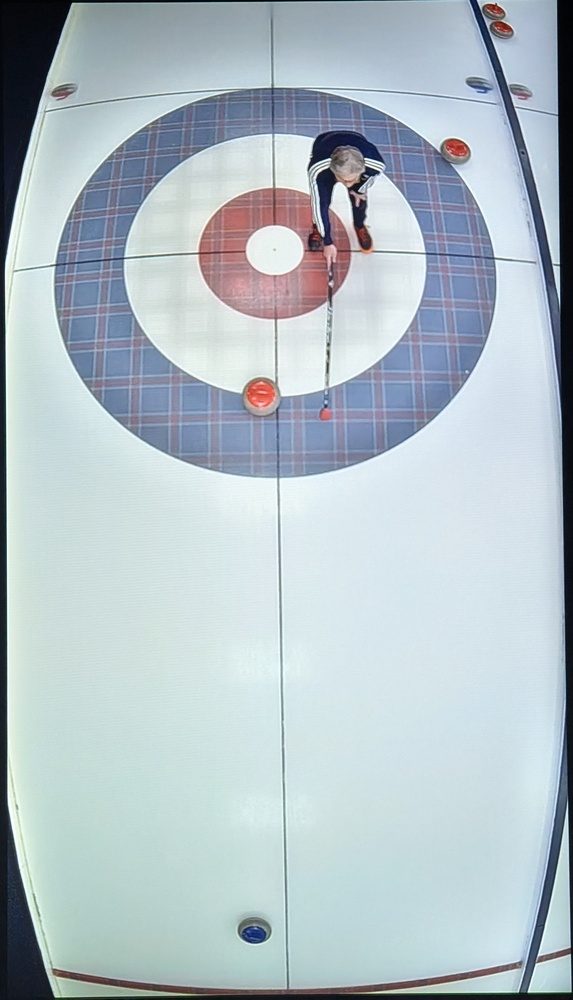
#> input picture sample_sheet.jpg, 573 x 1000 px, shrunk from 2063 x 3600 before the run
$ python -i auto_calibration.py   (imports and definitions only)
#> lines starting #> are read from the running program, lines starting #| are printed output that depends on the picture; after the words box and inside, x2 and y2 are one past the last pixel; in counts of white or black regions, pixels touching at a corner belong together
from __future__ import annotations

from dataclasses import dataclass
from typing import Dict, List, Sequence, Tuple

import cv2
import numpy as np

from .calibration_pipeline import CalibrationComputationError

PointList = List[Tuple[int, int]]

# World Curling Federation sheet dimensions (feet)
SHEET_WIDTH_FT = 14.5
SHEET_LENGTH_FT = 146.0
BACKLINE_OFFSET_FT = 10.0
TEELINE_OFFSET_FT = 16.0
HOGLINE_OFFSET_FT = 37.0
HOUSE_RADII_FT = [
    ("12ft", 6.0),
    ("8ft", 4.0),
    ("4ft", 2.0),
    ("button", 0.5),
]

@dataclass
class AutoCalibrationResult:
    lines: List[PointList]
    features: Dict[str, object]


def generate_auto_calibration(image_path: str) -> AutoCalibrationResult:
#> called with image_path = '../sample_sheet.jpg'
    image = cv2.imread(image_path)
#> image is the input picture: shape (1000, 573, 3); mean B, G, R 197.9, 191.2, 177.6
    if image is None:
        raise CalibrationComputationError(f"Unable to read calibration image at {image_path}")

    corners = _detect_sheet_corners(image)
    homography = _build_homography(corners)

    reference_lines = _build_reference_lines(homography)
    features = _summarize_features(corners, homography, reference_lines)

    return AutoCalibrationResult(lines=list(reference_lines.values()), features=features)


def _detect_sheet_corners(image: np.ndarray) -> np.ndarray:
    gray = cv2.cvtColor(image, cv2.COLOR_BGR2GRAY)
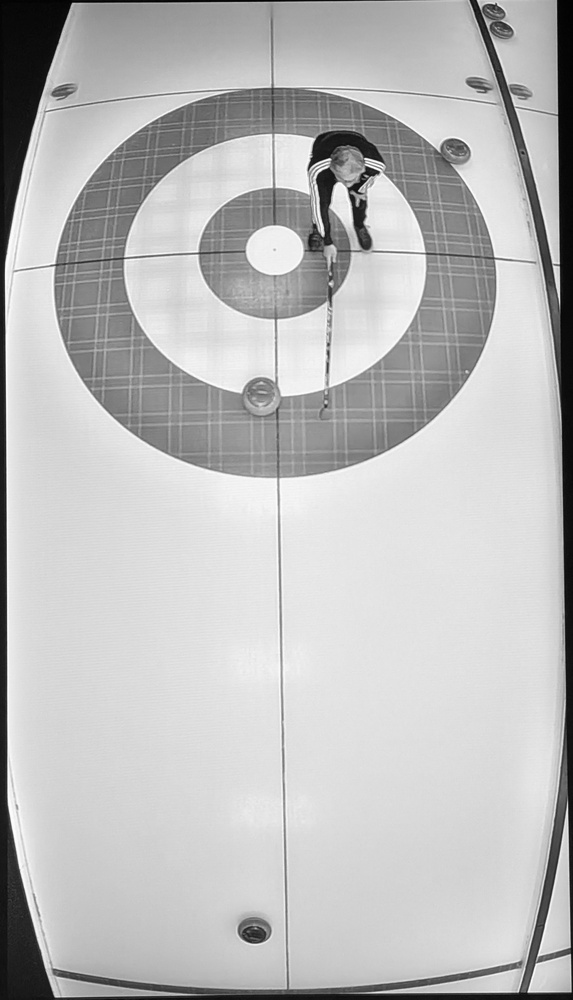
#> gray: shape (1000, 573); min 1, max 255, mean 187.9
    blurred = cv2.GaussianBlur(gray, (5, 5), 0)
    edges = cv2.Canny(blurred, 25, 75)
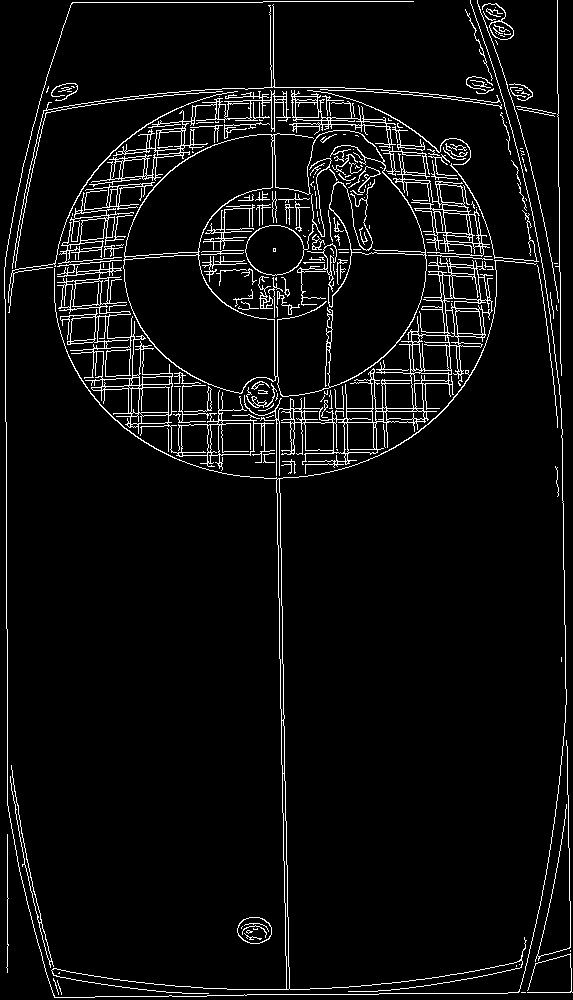
#> edges: shape (1000, 573); 5.4% white in thin lines or dots

    contours, _ = cv2.findContours(edges, cv2.RETR_EXTERNAL, cv2.CHAIN_APPROX_SIMPLE)
#> contours = 122 contours, 101 with area under 20; largest, box (x1, y1, x2, y2) and area: (123, 130, 427, 397) 61066, (244, 258, 493, 476) 10074, (57, 260, 275, 471) 8402, (89, 90, 291, 187) 2409, (381, 146, 490, 257) 2282
    if not contours:
        raise CalibrationComputationError("Unable to find sheet outline in calibration image")

    contours = sorted(contours, key=cv2.contourArea, reverse=True)
    for contour in contours:
        perimeter = cv2.arcLength(contour, True)
        approx = cv2.approxPolyDP(contour, 0.02 * perimeter, True)
        if len(approx) == 4:
            return _order_points(approx.reshape(4, 2).astype(np.float32))
#> this loop made 2 passes
#> perimeter on pass 1: 1185
#> (perimeter, approx, s in _order_points, diff in _order_points) on pass 2: (3578.1, [[482, 261], [381, 408], [244, 395], [276, 475]], [743, 789, 639, 751], [-221, 27, 151, 199])
#> in generate_auto_calibration, `corners = _detect_sheet_corners(image)`: corners = [[244, 395], [482, 261], [381, 408], [276, 475]]
#> in generate_auto_calibration, `homography = _build_homography(corners)`: homography = [[23.61, 3.01, 244], [-5.35, 5.35, 395], [0.0149, 0.0101, 1]]

    rect = cv2.minAreaRect(contours[0])
    box = cv2.boxPoints(rect)
    return _order_points(box.astype(np.float32))


def _order_points(points: np.ndarray) -> np.ndarray:
    ordered = np.zeros((4, 2), dtype=np.float32)
    s = points.sum(axis=1)
    diff = np.diff(points, axis=1)

    ordered[0] = points[np.argmin(s)]  # top-left
    ordered[2] = points[np.argmax(s)]  # bottom-right
    ordered[1] = points[np.argmin(diff)]  # top-right
    ordered[3] = points[np.argmax(diff)]  # bottom-left
    return ordered


def _build_homography(corners: np.ndarray) -> np.ndarray:
    canonical = np.array(
        [
            [0.0, 0.0],
            [SHEET_WIDTH_FT, 0.0],
            [SHEET_WIDTH_FT, SHEET_LENGTH_FT],
            [0.0, SHEET_LENGTH_FT],
        ],
        dtype=np.float32,
    )
    return cv2.getPerspectiveTransform(canonical, corners)


def _build_reference_lines(homography: np.ndarray) -> Dict[str, PointList]:
    lines: Dict[str, PointList] = {}
    center_x = SHEET_WIDTH_FT / 2.0
    lines["center_line"] = _vertical_line(homography, center_x)

    lines["hog_far"] = _horizontal_line(homography, HOGLINE_OFFSET_FT)
    lines["hog_near"] = _horizontal_line(homography, SHEET_LENGTH_FT - HOGLINE_OFFSET_FT)

    lines["tee_far"] = _horizontal_line(homography, TEELINE_OFFSET_FT)
    lines["tee_near"] = _horizontal_line(homography, SHEET_LENGTH_FT - TEELINE_OFFSET_FT)

    lines["back_far"] = _horizontal_line(homography, BACKLINE_OFFSET_FT)
    lines["back_near"] = _horizontal_line(homography, SHEET_LENGTH_FT - BACKLINE_OFFSET_FT)
    return lines


def _vertical_line(homography: np.ndarray, x_ft: float, samples: int = 200) -> PointList:
    ys = np.linspace(0.0, SHEET_LENGTH_FT, samples)
    canonical = np.column_stack([np.full_like(ys, x_ft), ys])
    return _project_to_points(homography, canonical)


def _horizontal_line(homography: np.ndarray, y_ft: float, samples: int = 160) -> PointList:
    xs = np.linspace(0.0, SHEET_WIDTH_FT, samples)
    canonical = np.column_stack([xs, np.full_like(xs, y_ft)])
    return _project_to_points(homography, canonical)


def _project_to_points(homography: np.ndarray, canonical_points: np.ndarray) -> PointList:
    pts = canonical_points.astype(np.float32).reshape(-1, 1, 2)
    projected = cv2.perspectiveTransform(pts, homography).reshape(-1, 2)
#> projected = 200 pairs, first value 330.7 to 374.6, second value 321.5 to 440.1
    rounded = np.rint(projected).astype(int)
#> rounded = 200 pairs, first value 331 to 375, second value 321 to 440
#> in generate_auto_calibration, `reference_lines = _build_reference_lines(homography)`: reference_lines = 7 items
    return [(int(pt[0]), int(pt[1])) for pt in rounded]


def _line_endpoints(points: Sequence[Tuple[int, int]]) -> Dict[str, List[int]]:
    return {
        "start": [int(points[0][0]), int(points[0][1])],
        "end": [int(points[-1][0]), int(points[-1][1])],
    }


def _summarize_features(
    corners: np.ndarray,
    homography: np.ndarray,
    lines: Dict[str, PointList],
) -> Dict[str, object]:
    features: Dict[str, object] = {
        "sheet_corners": corners.round().astype(int).tolist(),
        "center_line": _line_endpoints(lines["center_line"]),
        "hog_lines": {
            "far": _line_endpoints(lines["hog_far"]),
            "near": _line_endpoints(lines["hog_near"]),
        },
        "tee_lines": {
            "far": _line_endpoints(lines["tee_far"]),
            "near": _line_endpoints(lines["tee_near"]),
        },
        "back_lines": {
            "far": _line_endpoints(lines["back_far"]),
            "near": _line_endpoints(lines["back_near"]),
        },
    }

    house_features = []
    for end_label, center_y in ("far", TEELINE_OFFSET_FT), ("near", SHEET_LENGTH_FT - TEELINE_OFFSET_FT):
        center_pt = _project_to_points(
            homography,
            np.array([[SHEET_WIDTH_FT / 2.0, center_y]], dtype=np.float32),
        )[0]
        for name, radius_ft in HOUSE_RADII_FT:
            edge_point = _project_to_points(
                homography,
                np.array([[SHEET_WIDTH_FT / 2.0 + radius_ft, center_y]], dtype=np.float32),
            )[0]
            radius_px = int(round(float(np.linalg.norm(np.array(center_pt) - np.array(edge_point)))))
            house_features.append(
                {
                    "end": end_label,
                    "name": name,
                    "center": [int(center_pt[0]), int(center_pt[1])],
                    "radius_px": radius_px,
                }
            )
#> this loop made 2 passes
#> center_pt on passes 1 to 2: (365, 348), (333, 434)
#> after the loop, house_features = 8 items
    features["house_circles"] = house_features
    return features

>>> result = generate_auto_calibration('../sample_sheet.jpg')
#> in generate_auto_calibration, `features = _summarize_features(corners, homography, reference_lines)`: features = 6 items

$ run again, on undist_best.jpg
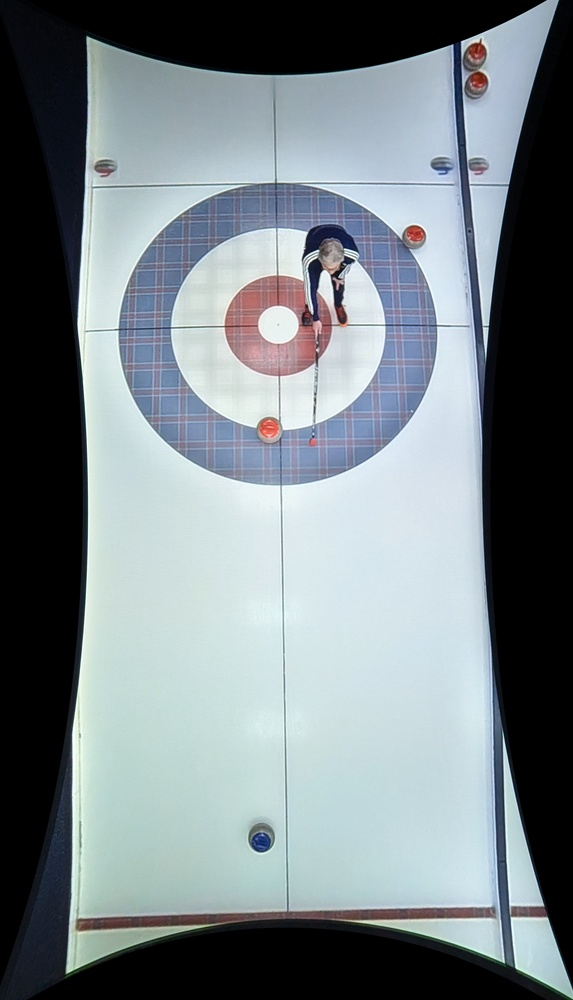
#> input picture undist_best.jpg, 573 x 1000 px, shrunk from 2063 x 3600 before the run
#> in generate_auto_calibration, image is the input picture: shape (1000, 573, 3); mean B, G, R 134.9, 130.3, 120.3
#> in _detect_sheet_corners, `gray = cv2.cvtColor(image, cv2.COLOR_BGR2GRAY)`:
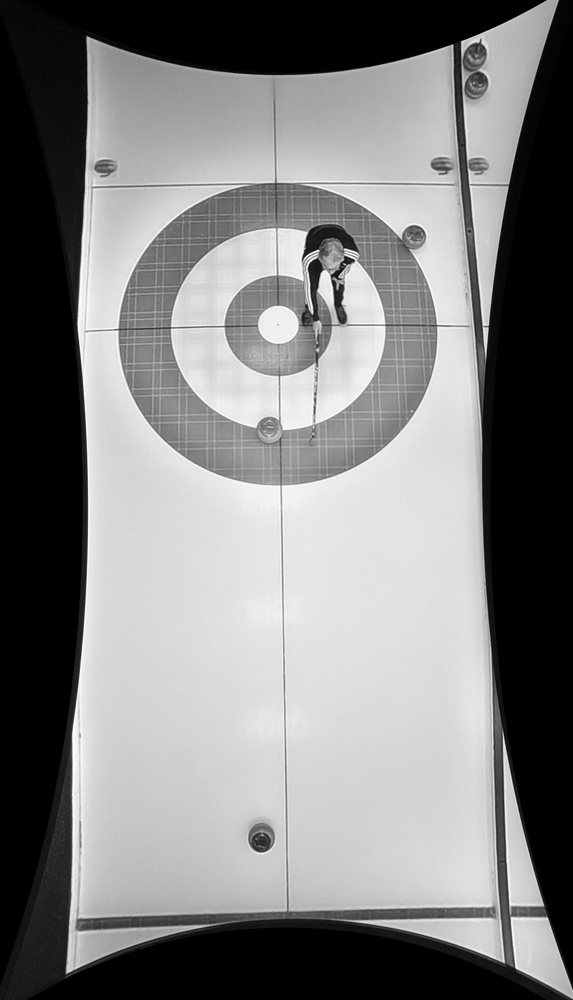
#> gray: shape (1000, 573); min 0, max 255, mean 127.8
#> in _detect_sheet_corners, `edges = cv2.Canny(blurred, 25, 75)`:
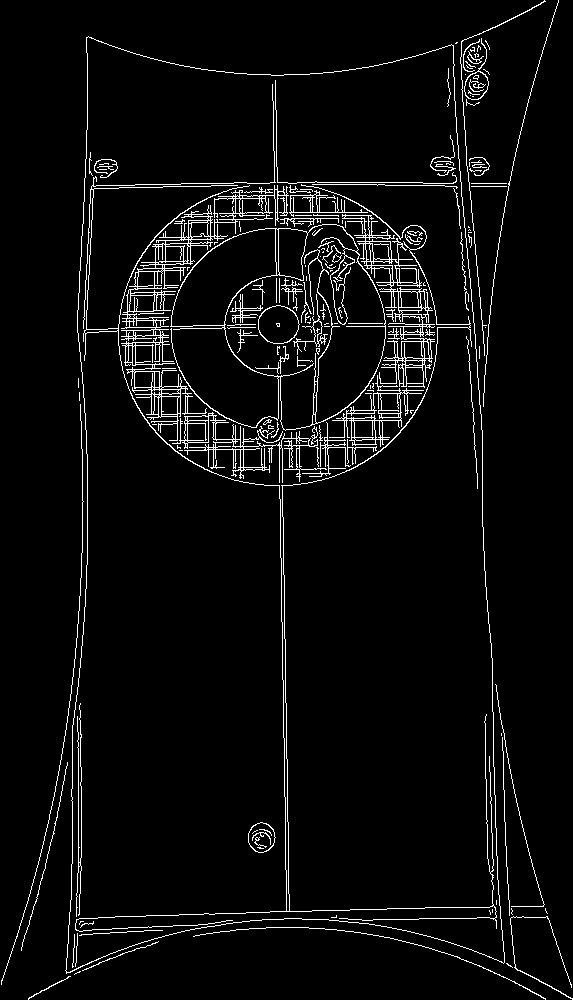
#> edges: shape (1000, 573); 4.4% white in thin lines or dots
#> contours = 44 contours, 38 with area under 20; largest, box (x1, y1, x2, y2) and area: (65, 36, 505, 974) 348705, (464, 38, 489, 100) 528, (467, 51, 484, 64) 58, (510, 916, 573, 1000) 34, (460, 0, 546, 356) 34, (193, 927, 546, 1000) 26
#> the loop in _detect_sheet_corners, `for contour in contours:` made 1 pass
#> (perimeter, approx, s in _order_points, diff in _order_points) on pass 1: (2771.5, [[88, 36], [66, 973], [503, 963], [453, 45]], [124, 1039, 1466, 498], [-52, 907, 460, -408])
#> corners = [[88, 36], [453, 45], [503, 963], [66, 973]]
#> homography = [[25.76, -0.226, 88], [0.679, 5.31, 36], [0.0013, -0.00114, 1]]
#> projected = 200 pairs, first value 272.2 to 286.9, second value 40.54 to 967.9
#> rounded = 200 pairs, first value 272 to 287, second value 41 to 968
#> reference_lines = 7 items
#> the loop in _summarize_features, `for end_label, center_y in ("far", TEELINE_OFFSET_FT), ("near", SHEET_..` made 2 passes
#> center_pt on passes 1 to 2: (274, 127), (285, 849)
#> after the loop in _summarize_features, `for end_label, center_y in ("far", TEELINE_OFFSET_FT), ("near", SHEET_..`: house_features = 8 items
#> features = 6 items

$ run again, on undistort_grid.jpg
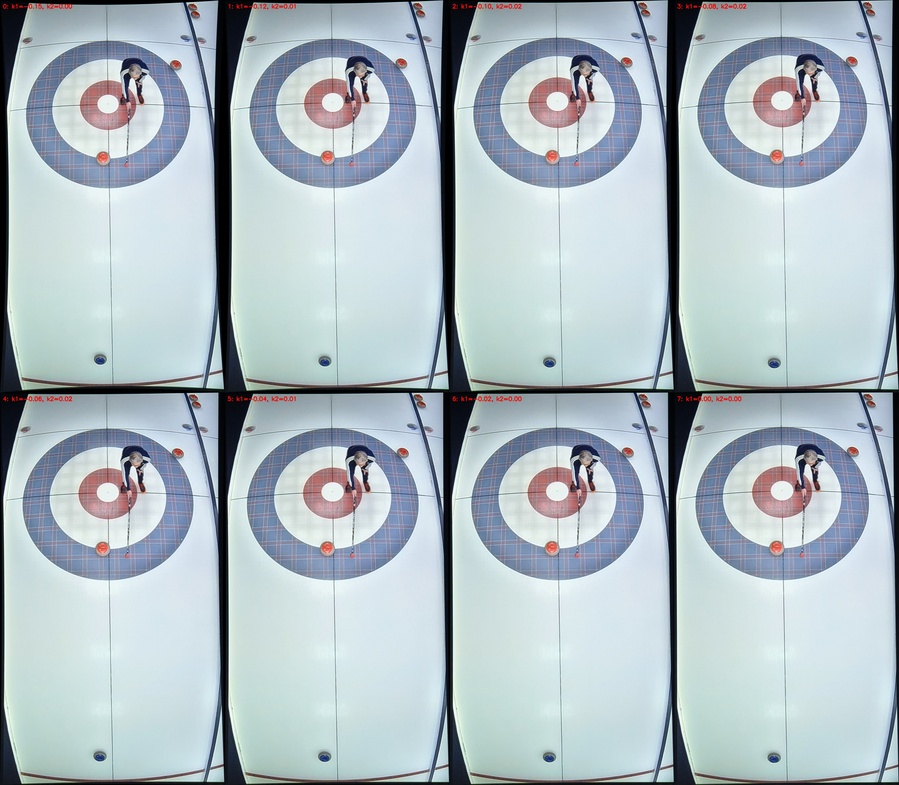
#> input picture undistort_grid.jpg, 899 x 785 px, shrunk from 3300 x 2880 before the run
#> in generate_auto_calibration, image is the input picture: shape (785, 899, 3); mean B, G, R 193.1, 186.6, 173.5
#> in _detect_sheet_corners, `gray = cv2.cvtColor(image, cv2.COLOR_BGR2GRAY)`:
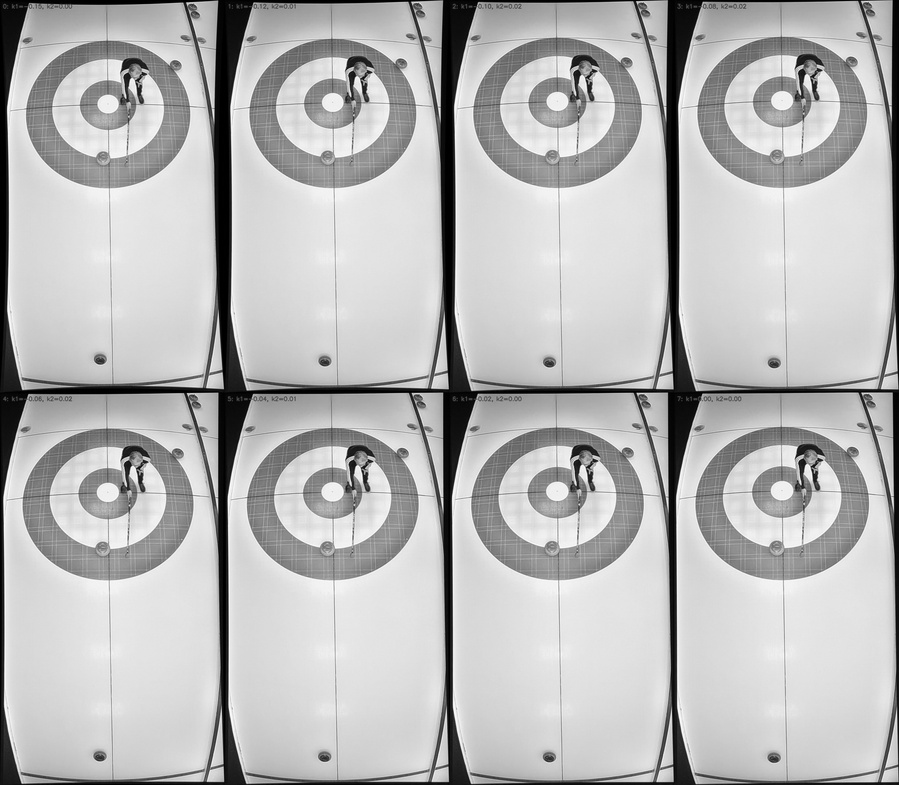
#> gray: shape (785, 899); min 0, max 255, mean 183.4
#> in _detect_sheet_corners, `edges = cv2.Canny(blurred, 25, 75)`:
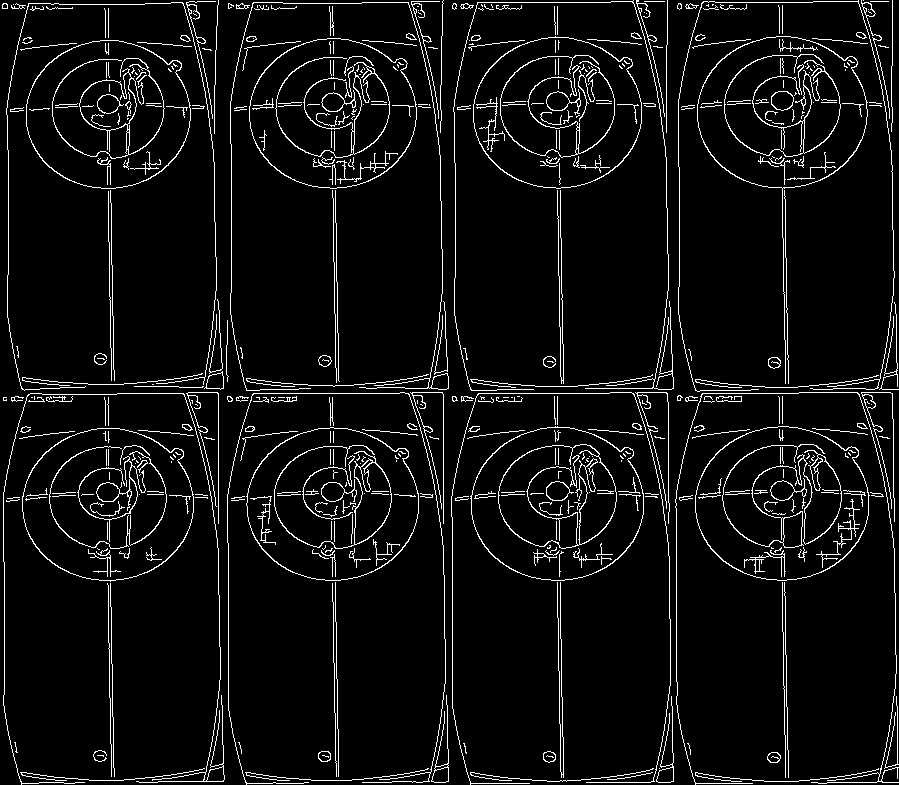
#> edges: shape (785, 899); 5.8% white in thin lines or dots
#> contours = 227 contours, 188 with area under 20; largest, box (x1, y1, x2, y2) and area: (695, 426, 870, 581) 21048, (470, 426, 644, 581) 20846, (246, 427, 419, 581) 20687, (22, 428, 194, 582) 20552, (697, 36, 868, 384) 20306
#> the loop in _detect_sheet_corners, `for contour in contours:` made 10 passes
#> perimeter on passes 1 to 8: 561.8, 561.4, 555.5, 555.8, 947.9, 548.1, 546.1, 537
#> corners = [[209, 375], [222, 371], [223, 388], [204, 388]]
#> homography = [[-2.71, -0.458, 209], [-6.3, -0.717, 375], [-0.0162, -0.00208, 1]]
#> projected = 200 pairs, first value 211.6 to 214.6, second value 373.3 to 388
#> rounded = 200 pairs, first value 212 to 215, second value 373 to 388
#> reference_lines = 7 items
#> the loop in _summarize_features, `for end_label, center_y in ("far", TEELINE_OFFSET_FT), ("near", SHEET_..` made 2 passes
#> center_pt on passes 1 to 2: (214, 374), (212, 386)
#> after the loop in _summarize_features, `for end_label, center_y in ("far", TEELINE_OFFSET_FT), ("near", SHEET_..`: house_features = 8 items
#> features = 6 items
